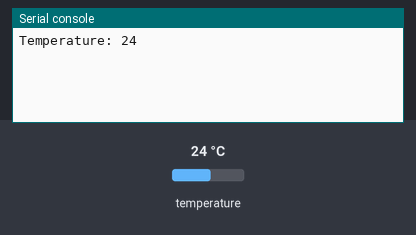
Bench run of a program on a simulated BBC micro:bit (MakeCode). On the bench: the last lines printed to the serial console. The test bench sets the inputs (shaded band); at power-on: temperature 24 °C.

Above: at 1.2 s.
1.3 s: temperature set to 12 °C
At 2.5 s:
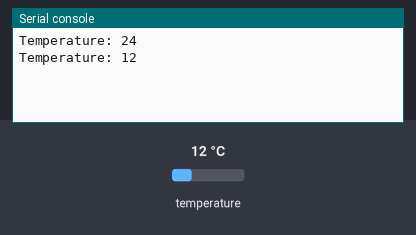
2.8 s: temperature set to 19 °C
At 3.9 s:
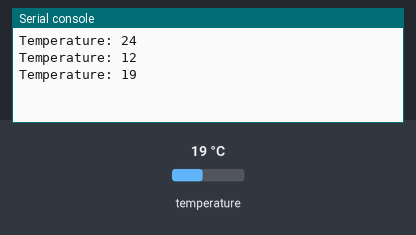
Timing chart, 0 to 5.8 s (numbered marks = the images above; inputs shaded):
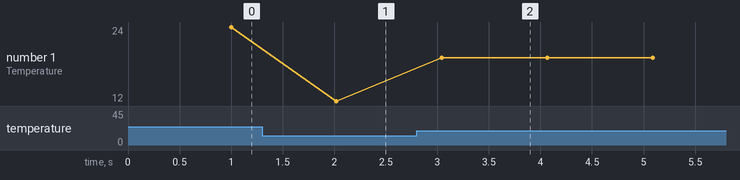

Measured:
- after the input at 1.3 s, the serial console: prints a new line after 0.72 s (image 1)
- after the input at 2.8 s, the serial console: prints a new line after 0.24 s (image 2)
- plotted number 1: 24 → 12 after the input at 1.3 s, 12 → 19 after the input at 2.8 s

The program:

microbit.py
```python
"""
This code will run on the Micro:bit microcontroller

The fan should be connected to digital pin P0
"""

# Read the serial for a boolean fanState
# if the line starts with a dollar sign (delimiter)
def on_data_received():
    if serial.read_line().includes("True"):
        pins.digital_write_pin(DigitalPin.P0, 1)
    elif serial.read_line().includes("False"):
        pins.digital_write_pin(DigitalPin.P0, 0)
serial.on_data_received(serial.delimiters(Delimiters.DOLLAR), on_data_received)

# Initialise serial
serial.redirect(SerialPin.USB_TX, SerialPin.USB_RX, BaudRate.BAUD_RATE115200)
serial.redirect_to_usb()

# Continuously write the temperature to the serial
def on_forever():
    basic.pause(1000)
    serial.write_line("Temperature: " + str(input.temperature()))
basic.forever(on_forever)
```
